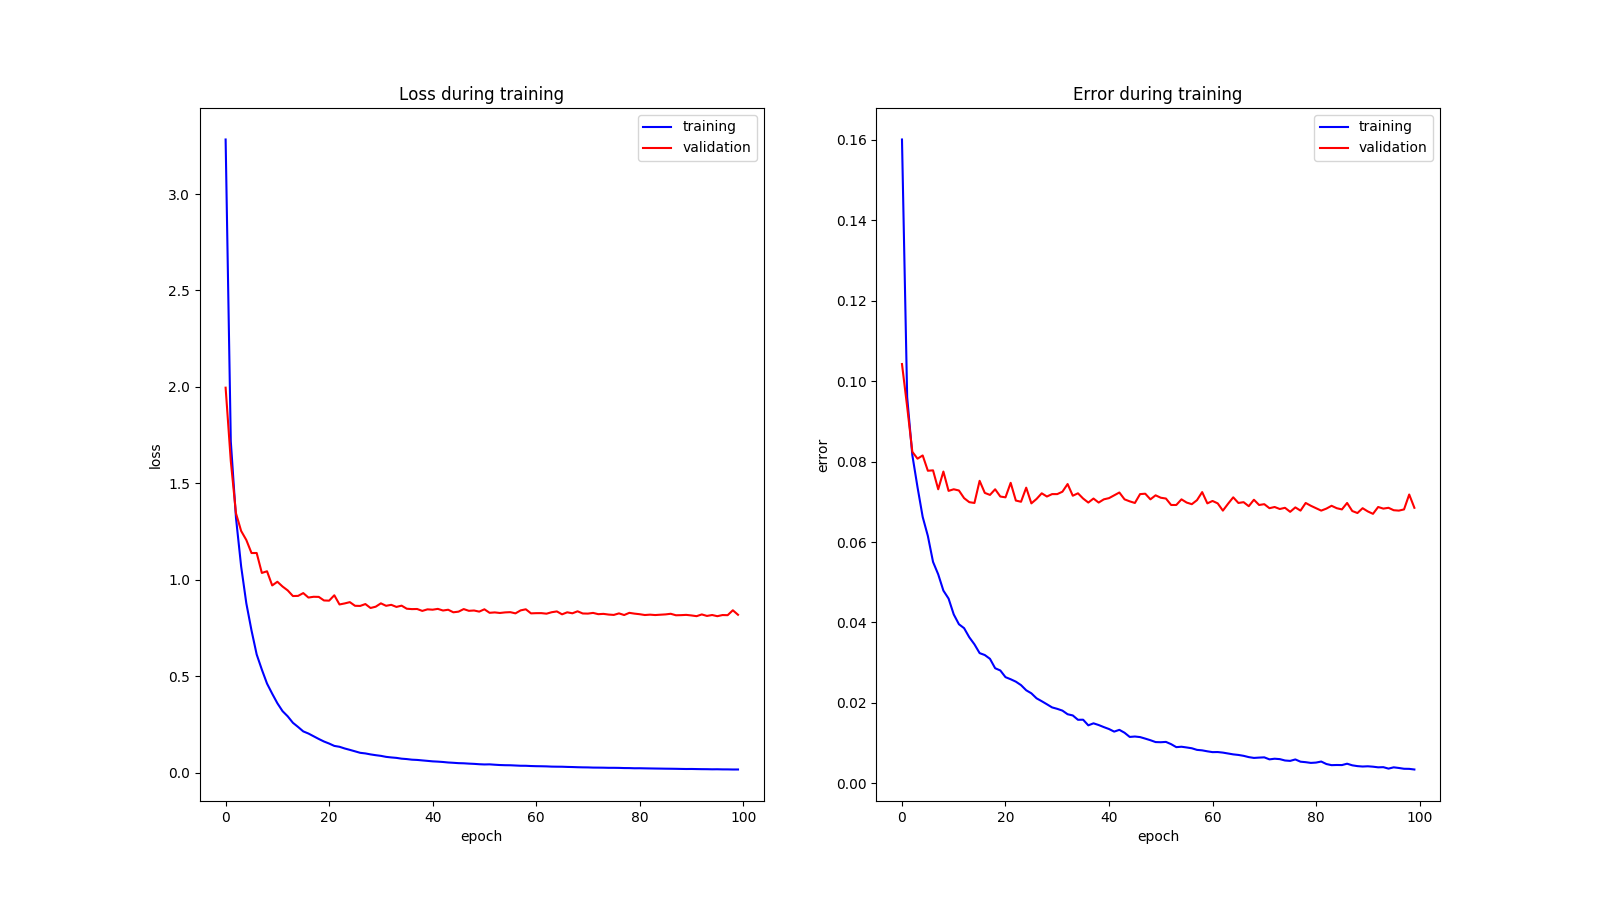

This figure's Python source:
# Do not import any additional 3rd party external libraries
import numpy as np
import os
import matplotlib.pyplot as plt
import matplotlib as mpl
mpl.use('Agg')
import pdb
import argparse
import sys
class Activation(object):

    """
    Interface for activation functions (non-linearities).
    """

    # No additional work is needed for this class, as it acts like an abstract base class for the others

    def __init__(self):
        self.state = None

    def __call__(self, x):
        return self.forward(x)

    def forward(self, x):
        raise NotImplemented

    def derivative(self):
        raise NotImplemented


class Identity(Activation):

    """
    Identity function (already implemented).
    x: (batch_size, dim_in)
    forward: (batch_size, dim_in)
    derivative: (batch_size, dim_in)
    """

    # This class is a gimme as it is already implemented for you as an example (do not change)

    def __init__(self):
        super(Identity, self).__init__()

    def forward(self, x):
        self.state = x
        return x

    def derivative(self):
        return 1.0


class Sigmoid(Activation):

    """
    Sigmoid non-linearity
    x: (batch_size, dim_in)
    forward: (batch_size, dim_in)
    derivative: (batch_size, dim_in)
    """

    def __init__(self):
        super(Sigmoid, self).__init__()

    def forward(self, x):
        # hint: save the useful data for back propagation
        self.state = np.divide(1.0,(1+np.exp(-x)))
        return self.state

    def derivative(self):
        return np.multiply(self.state,(1-self.state))


class Tanh(Activation):

    """
    Tanh non-linearity

    x: (batch_size, dim_in)
    forward: (batch_size, dim_in)
    derivative: (batch_size, dim_in)
    """

    def __init__(self):
        super(Tanh, self).__init__()

    def forward(self, x):
        exp_2x = np.exp(2*x)
        self.state = np.divide((exp_2x - 1),(exp_2x + 1))
        return self.state

    def derivative(self):
        return 1.0 - np.power(self.state,2)


class ReLU(Activation):

    """
    ReLU non-linearity
    x: (batch_size, dim_in)
    forward: (batch_size, dim_in)
    derivative: (batch_size, dim_in)
    """

    def __init__(self):
        super(ReLU, self).__init__()

    def forward(self, x):
        self.state = np.maximum(0,x)    
        return self.state

    def derivative(self):
        return 1.0*(self.state>0)

class Criterion(object):

    """
    Interface for loss functions.
    """

    # Nothing needs done to this class, it's used by the following Criterion classes

    def __init__(self):
        self.logits = None
        self.labels = None
        self.loss = None

    def __call__(self, x, y):
        return self.forward(x, y)

    def forward(self, x, y):
        raise NotImplemented

    def derivative(self):
        raise NotImplemented


class SoftmaxCrossEntropy(Criterion):

    """
    Softmax loss
    """

    def __init__(self):
        super(SoftmaxCrossEntropy, self).__init__()
        # you can add variables if needed
        self.probs = None
        self.loss = 0.0
    
    def calc_probs(self,x):
        
        
        expo = np.exp(x - np.max(x,1).reshape(-1,1))
        sum_expo = np.sum(expo,axis=1).reshape(-1,1)
        
        self.probs = np.divide(expo,sum_expo)
        
        return self.probs

    def forward(self, x, y):
        """
        x: (batch, dim_in) --> input logits to the softmax function
        y: (batch,c) --> one hot labels with class size c
        derivative: (batch, dim_in)
        """

        # batch_size = y.shape[0]
        # c = y.shape[1]
        # self.one_hot_labels = y
        # self.logits = x
        
        # expo = np.exp(x - np.max(x,1).reshape(-1,1))
        # sum_expo = np.sum(expo,axis=1).reshape(-1,1)
        # self.probs = np.divide(expo,sum_expo)
        eps = 1e-10
        self.logits = x
        self.one_hot_labels = y
        labels = y.argmax(axis=1).reshape(-1,1)
        probs_to_use = (np.array([self.probs[i,labels[i]]+eps for i in range(labels.shape[0])]))
        
        self.loss = -1.0*np.log(probs_to_use).mean()
         
        return self.loss

    def derivative(self):
        return self.probs - self.one_hot_labels

# randomly intialize the weight matrix with dimension d0 x d1 via Normal distribution
def random_normal_weight_init(d0, d1):
    return np.random.randn(d0,d1)


# initialize a d-dimensional bias vector with all zeros
def zeros_bias_init(d):
    return np.zeros(shape=(d,))


class MLP(object):

    """
    A simple multilayer perceptron
    (feel free to add class functions if needed)
    """

    def __init__(self, input_size, output_size, hiddens, activations, weight_init_fn, bias_init_fn, criterion, lr):

        # Don't change this -->
        self.train_mode = True
        self.nlayers = len(hiddens) + 1
        self.input_size = input_size
        self.output_size = output_size
        self.activations = activations
        self.criterion = criterion
        self.lr = lr
        # <---------------------

        # Don't change the name of the following class attributes
        self.nn_dim = [input_size] + hiddens + [output_size]
        # list containing Weight matrices of each layer, each should be a np.array
        self.W = [weight_init_fn(self.nn_dim[i], self.nn_dim[i+1]) for i in range(self.nlayers)]
        # list containing derivative of Weight matrices of each layer, each should be a np.array
        self.dW = [np.zeros_like(weight) for weight in self.W]
        # list containing bias vector of each layer, each should be a np.array
        self.b = [bias_init_fn(self.nn_dim[i+1]) for i in range(self.nlayers)]
        # list containing derivative of bias vector of each layer, each should be a np.array
        self.db = [np.zeros_like(bias) for bias in self.b]

        # You can add more variables if needed
        self.Z = [None]*self.nlayers
        self.Y = [None]*self.nlayers
        
        self.X = [None]

    def forward(self, x):
        """
        x : (d_in, batch)
        self.Z[-1] : (d_out, batch)
        """
        self.X = x
        self.Z[0] = np.matmul(self.X, self.W[0]) + self.b[0]

        for i in range(0,self.nlayers-1):
            self.Y[i] = self.activations[i](self.Z[i])
            self.Z[i+1] = np.matmul(self.Y[i], self.W[i+1]) + self.b[i+1]
        
        self.Y[-1] = self.criterion.calc_probs(self.Z[-1])

    def zero_grads(self):
        # set dW and db to be zero
        for i in range(len(self.dW)):
            self.dW[i] = 0*self.dW[i]
            self.db[i] = 0*self.db[i]
    

    def step(self):     
        # update the W and b on each layer
        for i in range(len(self.W)):
            self.W[i] -= self.lr*self.dW[i]
            self.b[i] -= self.lr*self.db[i]
            

    def backward(self, labels):
        batch_size = labels.shape[0]
        if self.train_mode:
            # calculate dW and db only under training mode
            grad_E_Z = self.criterion.derivative() 
            for i in range(self.nlayers-1,0, -1):

                self.dW[i] += (1.0/batch_size) * np.matmul(self.Y[i-1].T , grad_E_Z)
                self.db[i] += np.mean(grad_E_Z,0)
                grad_E_Y = np.matmul(grad_E_Z, self.W[i].T)
                grad_Y_Z = self.activations[i-1].derivative() 
                grad_E_Z = np.multiply(grad_E_Y, grad_Y_Z)
           
            self.dW[0] += np.matmul(self.X.T, grad_E_Z)
            self.db[0] += np.mean(grad_E_Z,0)

    def __call__(self, x):
        return self.forward(x)

    def train(self):
        # training mode
        self.train_mode = True

    def eval(self):
        # evaluation mode
        self.train_mode = False

    def get_loss(self, labels):
        # return the current loss value given labels
        self.loss = self.criterion.forward(self.Z[-1], labels)
        return self.loss

    def get_error(self, labels):
        # return the number of incorrect preidctions gievn labels
        preds = np.argmax(self.criterion.probs,axis=1)
        error = np.sum(preds!=np.argmax(labels,axis=1)) / labels.shape[0]
        return error

    def save_model(self, path='p1_model.npz'):
        # save the parameters of MLP (do not change)
        np.savez(path, self.W, self.b)
    
    def load_model(self, path='p1_model.npz'):
        data = np.load(path,allow_pickle=True)
        self.W = data['arr_0'].tolist()
        self.b = data['arr_1'].tolist()
        

# Don't change this function
def get_training_stats(mlp, dset, nepochs, batch_size):
    train, val, test = dset
    trainx, trainy = train
    valx, valy = val
    testx, testy = test

    idxs = np.arange(len(trainx))
    
    training_losses = []
    training_errors = []
    validation_losses = []
    validation_errors = []

    for e in range(nepochs):
        print("epoch: ", e)
        train_loss = 0
        train_error = 0
        val_loss = 0
        val_error = 0
        num_train = len(trainx)
        num_val = len(valx)   
        perm = np.random.permutation(len(trainx))
        trainx = trainx[perm]
        trainy = trainy[perm]
        for b in range(0, num_train, batch_size):
            mlp.train()
            mlp(trainx[b:b+batch_size])
            train_loss += mlp.get_loss(trainy[b:b+batch_size])
            train_error += mlp.get_error(trainy[b:b+batch_size])
            mlp.zero_grads()
            mlp.backward(trainy[b:b+batch_size])
            mlp.step()
        training_losses += [train_loss/(num_train//batch_size)]
        training_errors += [train_error/(num_train//batch_size)]
        print("training loss: ", train_loss/(num_train//batch_size))
        print("training error: ", train_error/(num_train//batch_size))
        
        for b in range(0, num_val, batch_size):
            mlp.eval()
            mlp(valx[b:b+batch_size])
            val_loss += mlp.get_loss(valy[b:b+batch_size])
            val_error += mlp.get_error(valy[b:b+batch_size])
        validation_losses += [val_loss/(num_val//batch_size)]
        validation_errors += [val_error/(num_val//batch_size)]
        print("validation loss: ", val_loss/(num_val//batch_size))
        print("validation error: ", val_error/(num_val//batch_size))

    test_loss = 0
    test_error = 0
    num_test = len(testx)
    for b in range(0, num_test, batch_size):
        mlp.eval()
        mlp(testx[b:b+batch_size])
        test_loss += mlp.get_loss(testy[b:b+batch_size])
        test_error += mlp.get_error(testy[b:b+batch_size])
    test_loss /= (num_test//batch_size)
    test_error /= (num_test//batch_size)
    print("test loss: ", test_loss)
    print("test error: ", test_error)

    return (training_losses, training_errors, validation_losses, validation_errors)


# get ont hot key encoding of the label (no need to change this function)
def get_one_hot(in_array, one_hot_dim):
    dim = in_array.shape[0]
    out_array = np.zeros((dim, one_hot_dim))
    for i in range(dim):
        idx = int(in_array[i])
        out_array[i, idx] = 1
    return out_array

def test_model(mlp,dset,batch_size):
    train, val, test = dset
    testx, testy = test
    test_loss = 0
    test_error = 0
    num_test = len(testx)
    mlp.eval()
    for b in range(0, num_test, batch_size):
        mlp(testx[b:b+batch_size])
        test_loss += mlp.get_loss(testy[b:b+batch_size])
        test_error += mlp.get_error(testy[b:b+batch_size])
    test_loss /= (num_test//batch_size)
    test_error /= (num_test//batch_size)
    print("test loss: ", test_loss)
    print("test error: ", test_error)


def main(args):
    args = parse_args()
    # load the mnist dataset from csv files
    image_size = 28 # width and length of mnist image
    num_labels = 10 #  i.e. 0, 1, 2, 3, ..., 9
    image_pixels = image_size * image_size
    train_data = np.loadtxt("./mnist_train.csv", delimiter=",")
    test_data = np.loadtxt("./mnist_test.csv", delimiter=",") 

    # rescale image from 0-255 to 0-1
    fac = 1.0 / 255
    train_imgs = np.asfarray(train_data[:50000, 1:]) * fac
    val_imgs = np.asfarray(train_data[50000:, 1:]) * fac
    test_imgs = np.asfarray(test_data[:, 1:]) * fac
    train_labels = np.asfarray(train_data[:50000, :1])
    val_labels = np.asfarray(train_data[50000:, :1])
    test_labels = np.asfarray(test_data[:, :1])
    # convert labels to one-hot-key encoding
    train_labels = get_one_hot(train_labels, num_labels)
    val_labels = get_one_hot(val_labels, num_labels)
    test_labels = get_one_hot(test_labels, num_labels)

    print(train_imgs.shape)
    print(train_labels.shape)
    print(val_imgs.shape)
    print(val_labels.shape)
    print(test_imgs.shape)
    print(test_labels.shape)

    dataset = [
        [train_imgs, train_labels],
        [val_imgs, val_labels],
        [test_imgs, test_labels]
    ]

    # These are only examples of parameters you can start with
    # you can tune these parameters to improve the performance of your MLP
    # this is the only part you need to change in main() function
    hiddens = [200,80]
    # activations = [Tanh(),Tanh()]
    activations = [ReLU(), ReLU()]
    # activations = [Sigmoid(), Sigmoid()]
    lr = 0.001
    num_epochs = 100
    batch_size = 32

    # build your MLP model
    mlp = MLP(
        input_size=image_pixels, 
        output_size=num_labels, 
        hiddens=hiddens, 
        activations=activations, 
        weight_init_fn=random_normal_weight_init, 
        bias_init_fn=zeros_bias_init, 
        criterion=SoftmaxCrossEntropy(), 
        lr=lr
    )
    
    if(args.just_eval==0):
        # train the neural network
        losses = get_training_stats(mlp, dataset, num_epochs, batch_size)

        # save the parameters
        mlp.save_model()

        # visualize the training and validation loss with epochs
        training_losses, training_errors, validation_losses, validation_errors = losses

        fig, (ax1, ax2) = plt.subplots(1, 2, figsize=(16,9))

        ax1.plot(training_losses, color='blue', label="training")
        ax1.plot(validation_losses, color='red', label='validation')
        ax1.set_title('Loss during training')
        ax1.set_xlabel('epoch')
        ax1.set_ylabel('loss')
        ax1.legend()

        ax2.plot(training_errors, color='blue', label="training")
        ax2.plot(validation_errors, color='red', label="validation")
        ax2.set_title('Error during training')
        ax2.set_xlabel('epoch')
        ax2.set_ylabel('error')
        ax2.legend()
        
        plt.savefig("p1.png")
        # plt.show()
    else:
        mlp.load_model(args.model_path)
        test_model(mlp, dataset, batch_size)


def parse_args():
    parser = argparse.ArgumentParser()
    
    parser.add_argument('--just-eval', dest='just_eval', type=int, default=0, help="if you just want to eval a saved model")
    parser.add_argument('--model-path', dest='model_path', type=str, default="./p1_model.npz", help="saved model path")
    return parser.parse_args()


if __name__ == "__main__":
    main(sys.argv)
